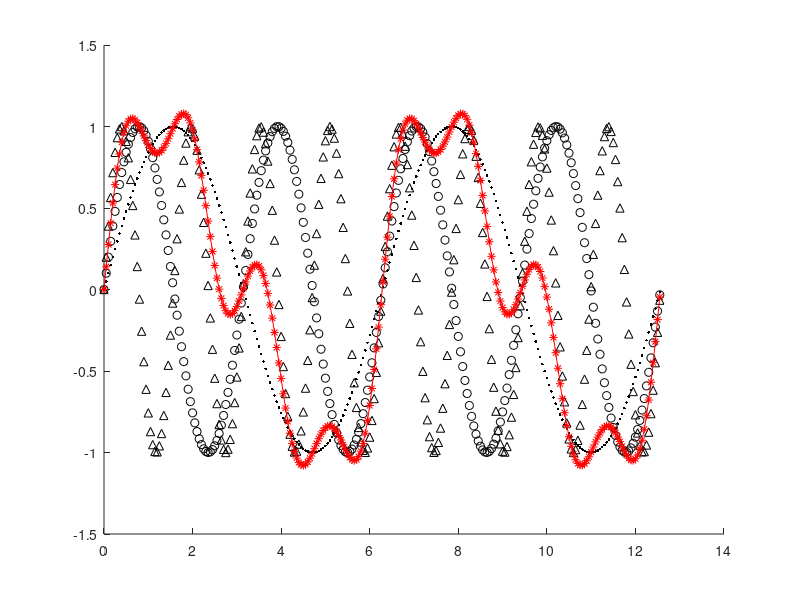

Recreate this plot in MATLAB.
x=[0:0.05:4*pi];

hold on;
plot(x, sin(x), 'k.');
plot(x, sin(2*x), 'ko');
plot(x, sin(4*x), 'k^');
plot(x, sin(x)+0.3*sin(2*x)+0.3*sin(4*x), '-r*');